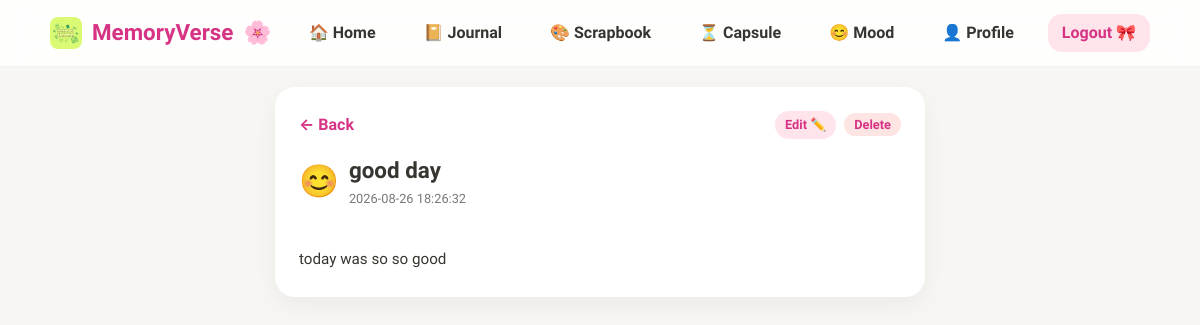
The app's page /journal/1 (signed in) with its own data.
### tables this page shows
CREATE TABLE journals (
            id INTEGER PRIMARY KEY AUTOINCREMENT,
            user_id INTEGER NOT NULL,
            title TEXT NOT NULL,
            content TEXT NOT NULL,
            mood TEXT DEFAULT '😊',
            photo TEXT,
            favorite INTEGER DEFAULT 0,
            locked INTEGER DEFAULT 0,
            created_at TIMESTAMP DEFAULT CURRENT_TIMESTAMP,
            updated_at TIMESTAMP DEFAULT CURRENT_TIMESTAMP,
            FOREIGN KEY (user_id) REFERENCES users (id) ON DELETE CASCADE
        );

### app.py (the view)
@app.route('/journal/<int:journal_id>')
@login_required
def view_journal(journal_id):
    user_id = session['user_id']
    journal = get_journal(journal_id, user_id)
    if not journal:
        flash("Memory not found! 🥺", "error")
        return redirect(url_for('journal_list'))
    return render_template('journal/view_journal.html', journal=journal)

### app.py (called while the page is built)
def login_required(f):
    @wraps(f)
    def decorated_function(*args, **kwargs):
        if 'user_id' not in session:
            flash("Please sign in to view this page 🌸", "info")
            return redirect(url_for('login'))
        return f(*args, **kwargs)
    return decorated_function

@app.context_processor
def inject_user():
    if 'user_id' in session:
        user = get_user_by_id(session['user_id'])
        return dict(current_user=user)
    return dict(current_user=None)

### database/db.py (called while the page is built)
def get_db_connection():
    os.makedirs(os.path.dirname(Config.DATABASE_PATH), exist_ok=True)
    conn = sqlite3.connect(Config.DATABASE_PATH)
    conn.row_factory = sqlite3.Row
    conn.execute("PRAGMA foreign_keys = ON;")
    return conn

### database/journals.py (called while the page is built)
def get_journal(journal_id, user_id):
    conn = get_db_connection()
    journal = conn.execute(
        'SELECT * FROM journals WHERE id = ? AND user_id = ?',
        (journal_id, user_id)
    ).fetchone()
    conn.close()
    return dict(journal) if journal else None

### database/users.py (called while the page is built)
def get_user_by_id(user_id):
    conn = get_db_connection()
    user = conn.execute('SELECT id, full_name, email, avatar, created_at FROM users WHERE id = ?', (user_id,)).fetchone()
    conn.close()
    return dict(user) if user else None

### templates/journal/view_journal.html (shortened to what this page needs)
{% extends "base.html" %}
{% block content %}
<div class="card" style="max-width: 650px; margin: 0 auto; position: relative;">
  <div style="display: flex; justify-content: space-between; align-items: center; margin-bottom: 14px;">
    <a href="{{ url_for('journal_list') }}" style="font-weight: 700; color: #D63384;">← Back</a>
    <div style="display: flex; gap: 8px;">
      <a href="{{ url_for('edit_journal', journal_id=journal.id) }}" class="btn btn-pink" style="padding: 4px 10px; font-size: 0.8rem;">Edit ✏️</a>
      <form method="POST" action="{{ url_for('delete_journal_route', journal_id=journal.id) }}" onsubmit="return confirm('Delete this memory? 🗑️')">
        <button type="submit" class="btn" style="background: #FFE4E4; color: #D63384; padding: 4px 10px; font-size: 0.8rem;">Delete</button>
      </form>
    </div>
  </div>
  <div style="display: flex; align-items: center; gap: 10px; margin-bottom: 10px;">
    <span style="font-size: 2rem;">{{ journal.mood }}</span>
    <div>
      <h1 style="font-size: 1.4rem; font-weight: 800;">{{ journal.title }}</h1>
      <p style="font-size: 0.8rem; color: var(--text-muted);">{{ journal.created_at }}</p>
    </div>
  </div>
  <div style="white-space: pre-line; line-height: 1.7; font-size: 0.95rem; margin-top: 12px; color: var(--text-primary);">
    {{ journal.content }}
  </div>
</div>
{% endblock %}

### static/css/base.css (style rules this page uses)
:root { --bg-color: #F8F6F2; --pink-pastel: #FFE4EC; --blue-pastel: #E5F4FF; --lavender-pastel: #EEE6FF; --yellow-pastel: #FFF8CF; --soft-green: #76AE5E; --card-bg: #FFFFFF; --text-primary: #37352F; --text-muted: #787774; --shadow-soft: 0 8px 24px rgba(149, 157, 165, 0.12); --shadow-hover: 0 12px 32px rgba(149, 157, 165, 0.2); --radius-lg: 20px; --radius-md: 14px; --radius-sm: 8px; --font-family: 'Plus Jakarta Sans', system-ui, -apple-system, sans-serif; }
* { box-sizing: border-box; margin: 0; padding: 0; }
body { background-color: var(--bg-color); color: var(--text-primary); font-family: var(--font-family); min-height: 100vh; display: flex; flex-direction: column; overflow-x: hidden; line-height: 1.6; }
a { text-decoration: none; color: inherit; }
.btn { display: inline-flex; align-items: center; justify-content: center; gap: 8px; padding: 10px 20px; border-radius: var(--radius-md); font-weight: 700; cursor: pointer; border: none; transition: transform 0.15s, box-shadow 0.15s; font-family: inherit; }
.btn-pink { background: var(--pink-pastel); color: #D63384; }
.card { background: var(--card-bg); border-radius: var(--radius-lg); padding: 24px; box-shadow: var(--shadow-soft); transition: transform 0.2s, box-shadow 0.2s; }

### records on screen
journals: mood "😊", title "good day", created_at "2026-08-26 18:26:32", content "today was so so good"
